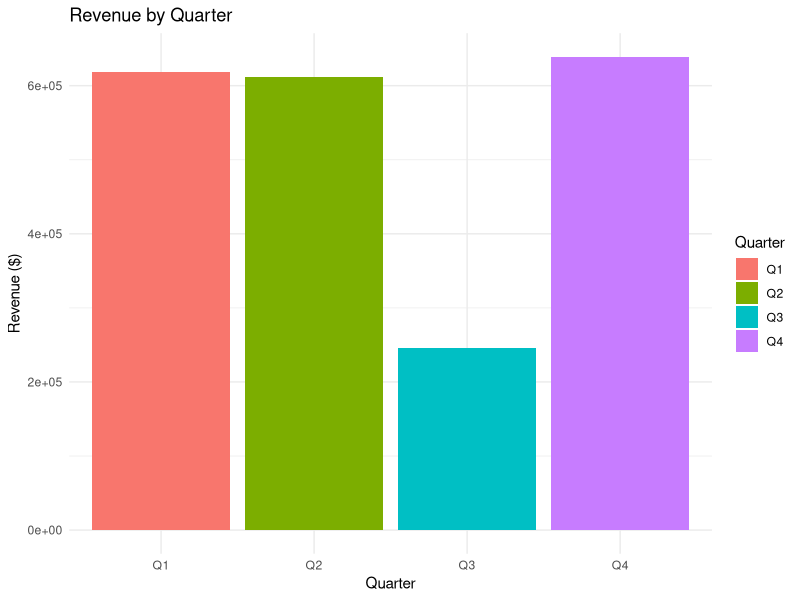

Reproduce this figure in R.
## ---- chunk 1
knitr::opts_chunk$set(echo = TRUE)
library(tidyverse)
library(lubridate)
## ---- chunk 2
sales <- read_csv("sales.csv")
glimpse(sales)
total_revenue <- sum(sales$Revenue, na.rm = TRUE)
total_units <- sum(sales$`Units Sold`, na.rm = TRUE)

cat("**Total Revenue:** $", formatC(total_revenue, format = "f", big.mark = ",", digits = 2), "\n")
cat("**Total Units Sold:**", total_units, "\n")
sales %>%
  group_by(Product) %>%
  summarise(
    Total_Revenue = sum(Revenue, na.rm = TRUE),
    Total_Units = sum(`Units Sold`, na.rm = TRUE)
  ) %>%
  arrange(desc(Total_Revenue)) %>%
  knitr::kable()
sales %>%
  group_by(Quarter) %>%
  summarise(Quarterly_Revenue = sum(Revenue, na.rm = TRUE)) %>%
  ggplot(aes(x = Quarter, y = Quarterly_Revenue, fill = Quarter)) +
  geom_col() +
  labs(title = "Revenue by Quarter", y = "Revenue ($)", x = "Quarter") +
  theme_minimal()
sales %>%
  group_by(Product) %>%
  summarise(
    Avg_Units = mean(`Units Sold`),
    Avg_Revenue = mean(Revenue)
  ) %>%
  arrange(desc(Avg_Revenue)) %>%
  knitr::kable()
correlation <- cor(sales$`Units Sold`, sales$Revenue, use = "complete.obs")
cat("Correlation between Units Sold and Revenue: ", round(correlation, 2))
model <- lm(Revenue ~ `Units Sold` + Quarter + Product, data = sales)
summary(model)
